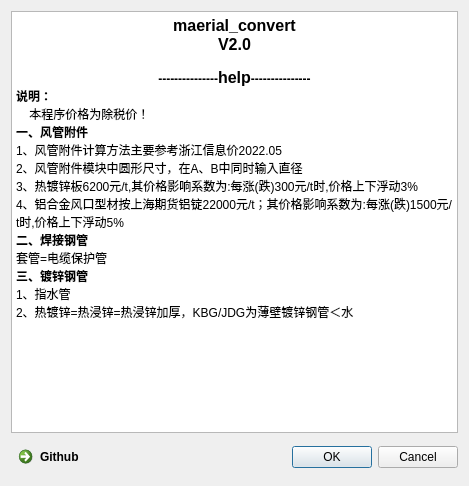
<?xml version="1.0" encoding="UTF-8"?>
<ui version="4.0">
 <class>Dialog</class>
 <widget class="QDialog" name="Dialog">
  <property name="geometry">
   <rect>
    <x>0</x>
    <y>0</y>
    <width>469</width>
    <height>486</height>
   </rect>
  </property>
  <property name="windowTitle">
   <string>help</string>
  </property>
  <layout class="QGridLayout" name="gridLayout">
   <item row="0" column="0" colspan="2">
    <widget class="QTextBrowser" name="textBrowser">
     <property name="html">
      <string>&lt;!DOCTYPE HTML PUBLIC &quot;-//W3C//DTD HTML 4.0//EN&quot; &quot;http://www.w3.org/TR/REC-html40/strict.dtd&quot;&gt;
&lt;html&gt;&lt;head&gt;&lt;meta name=&quot;qrichtext&quot; content=&quot;1&quot; /&gt;&lt;style type=&quot;text/css&quot;&gt;
p, li { white-space: pre-wrap; }
&lt;/style&gt;&lt;/head&gt;&lt;body style=&quot; font-family:'SimSun'; font-size:9pt; font-weight:400; font-style:normal;&quot;&gt;
&lt;p align=&quot;center&quot; style=&quot; margin-top:0px; margin-bottom:0px; margin-left:0px; margin-right:0px; -qt-block-indent:0; text-indent:0px;&quot;&gt;&lt;span style=&quot; font-size:12pt; font-weight:600;&quot;&gt;maerial_convert&lt;/span&gt;&lt;/p&gt;
&lt;p align=&quot;center&quot; style=&quot; margin-top:0px; margin-bottom:0px; margin-left:0px; margin-right:0px; -qt-block-indent:0; text-indent:0px;&quot;&gt;&lt;span style=&quot; font-size:12pt; font-weight:600;&quot;&gt;V2.0&lt;/span&gt;&lt;/p&gt;
&lt;p align=&quot;center&quot; style=&quot;-qt-paragraph-type:empty; margin-top:0px; margin-bottom:0px; margin-left:0px; margin-right:0px; -qt-block-indent:0; text-indent:0px;&quot;&gt;&lt;br /&gt;&lt;/p&gt;
&lt;p align=&quot;center&quot; style=&quot; margin-top:0px; margin-bottom:0px; margin-left:0px; margin-right:0px; -qt-block-indent:0; text-indent:0px;&quot;&gt;&lt;span style=&quot; font-weight:600;&quot;&gt;---------------&lt;/span&gt;&lt;span style=&quot; font-size:12pt; font-weight:600;&quot;&gt;help&lt;/span&gt;&lt;span style=&quot; font-weight:600;&quot;&gt;---------------&lt;/span&gt;&lt;/p&gt;
&lt;p style=&quot; margin-top:0px; margin-bottom:0px; margin-left:0px; margin-right:0px; -qt-block-indent:0; text-indent:0px;&quot;&gt;&lt;span style=&quot; font-weight:600;&quot;&gt;说明：&lt;/span&gt;&lt;/p&gt;
&lt;p style=&quot; margin-top:0px; margin-bottom:0px; margin-left:0px; margin-right:0px; -qt-block-indent:0; text-indent:0px;&quot;&gt;    本程序价格为除税价！&lt;/p&gt;
&lt;p style=&quot; margin-top:0px; margin-bottom:0px; margin-left:0px; margin-right:0px; -qt-block-indent:0; text-indent:0px;&quot;&gt;&lt;span style=&quot; font-weight:600;&quot;&gt;一、风管附件&lt;/span&gt;&lt;/p&gt;
&lt;p style=&quot; margin-top:0px; margin-bottom:0px; margin-left:0px; margin-right:0px; -qt-block-indent:0; text-indent:0px;&quot;&gt;1、风管附件计算方法主要参考浙江信息价2022.05&lt;/p&gt;
&lt;p style=&quot; margin-top:0px; margin-bottom:0px; margin-left:0px; margin-right:0px; -qt-block-indent:0; text-indent:0px;&quot;&gt;2、风管附件模块中圆形尺寸，在A、B中同时输入直径&lt;/p&gt;
&lt;p style=&quot; margin-top:0px; margin-bottom:0px; margin-left:0px; margin-right:0px; -qt-block-indent:0; text-indent:0px;&quot;&gt;3、热镀锌板6200元/t,其价格影响系数为:每涨(跌)300元/t时,价格上下浮动3%&lt;/p&gt;
&lt;p style=&quot; margin-top:0px; margin-bottom:0px; margin-left:0px; margin-right:0px; -qt-block-indent:0; text-indent:0px;&quot;&gt;4、铝合金风口型材按上海期货铝锭22000元/t；其价格影响系数为:每涨(跌)1500元/t时,价格上下浮动5%&lt;/p&gt;
&lt;p style=&quot; margin-top:0px; margin-bottom:0px; margin-left:0px; margin-right:0px; -qt-block-indent:0; text-indent:0px;&quot;&gt;&lt;span style=&quot; font-weight:600;&quot;&gt;二、焊接钢管&lt;/span&gt;&lt;/p&gt;
&lt;p style=&quot; margin-top:0px; margin-bottom:0px; margin-left:0px; margin-right:0px; -qt-block-indent:0; text-indent:0px;&quot;&gt;套管=电缆保护管&lt;/p&gt;
&lt;p style=&quot; margin-top:0px; margin-bottom:0px; margin-left:0px; margin-right:0px; -qt-block-indent:0; text-indent:0px;&quot;&gt;&lt;span style=&quot; font-weight:600;&quot;&gt;三、镀锌钢管&lt;/span&gt;&lt;/p&gt;
&lt;p style=&quot; margin-top:0px; margin-bottom:0px; margin-left:0px; margin-right:0px; -qt-block-indent:0; text-indent:0px;&quot;&gt;1、指水管&lt;/p&gt;
&lt;p style=&quot; margin-top:0px; margin-bottom:0px; margin-left:0px; margin-right:0px; -qt-block-indent:0; text-indent:0px;&quot;&gt;2、热镀锌=热浸锌=热浸锌加厚，KBG/JDG为薄壁镀锌钢管＜水&lt;/p&gt;
&lt;p style=&quot;-qt-paragraph-type:empty; margin-top:0px; margin-bottom:0px; margin-left:0px; margin-right:0px; -qt-block-indent:0; text-indent:0px;&quot;&gt;&lt;br /&gt;&lt;/p&gt;&lt;/body&gt;&lt;/html&gt;</string>
     </property>
    </widget>
   </item>
   <item row="1" column="1">
    <widget class="QDialogButtonBox" name="buttonBox">
     <property name="orientation">
      <enum>Qt::Horizontal</enum>
     </property>
     <property name="standardButtons">
      <set>QDialogButtonBox::Cancel|QDialogButtonBox::Ok</set>
     </property>
    </widget>
   </item>
   <item row="1" column="0">
    <widget class="QCommandLinkButton" name="commandLinkButton">
     <property name="text">
      <string>Github</string>
     </property>
    </widget>
   </item>
  </layout>
 </widget>
 <resources/>
 <connections>
  <connection>
   <sender>buttonBox</sender>
   <signal>accepted()</signal>
   <receiver>Dialog</receiver>
   <slot>accept()</slot>
   <hints>
    <hint type="sourcelabel">
     <x>248</x>
     <y>254</y>
    </hint>
    <hint type="destinationlabel">
     <x>157</x>
     <y>274</y>
    </hint>
   </hints>
  </connection>
  <connection>
   <sender>buttonBox</sender>
   <signal>rejected()</signal>
   <receiver>Dialog</receiver>
   <slot>reject()</slot>
   <hints>
    <hint type="sourcelabel">
     <x>316</x>
     <y>260</y>
    </hint>
    <hint type="destinationlabel">
     <x>286</x>
     <y>274</y>
    </hint>
   </hints>
  </connection>
 </connections>
</ui>
